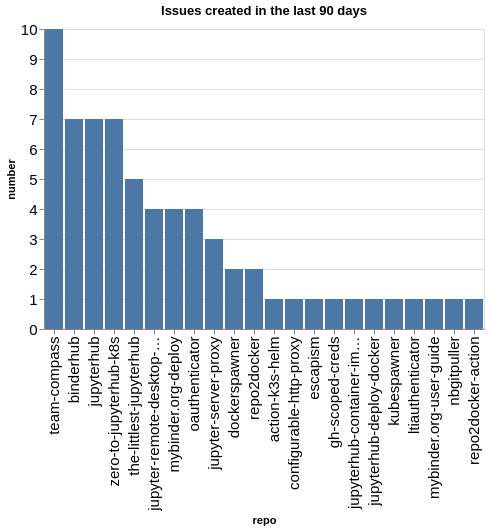

Notebook code for this chart:
### Code cell
created_counts = created.groupby(['org', 'repo']).count()['number'].reset_index()
created_counts['org/repo'] = created_counts.apply(lambda a: a['org'] + '/' + a['repo'], axis=1)
sorted_vals = created_counts.sort_values(['org', 'number'], ascending=False)['repo'].values
alt.Chart(data=created_counts, title=f"Issues created in the last {n_days} days").mark_bar().encode(
    x=alt.X('repo', sort=alt.Sort(sorted_vals.tolist())),
    y='number',
)

### Figure 1 — Vega-Lite specification as saved in the notebook (floating-point values rounded to 4 significant figures)
{"config": {"axisLeft": {"labelFontSize": 15}, "axisBottom": {"labelFontSize": 15}}, "data": {"name": "data-51ec40f579ec6346c6032c7db7e9a74d"}, "mark": {"type": "bar"}, "encoding": {"x": {"field": "repo", "sort": ["team-compass", "binderhub", "jupyterhub", "zero-to-jupyterhub-k8s", "the-littlest-jupyterhub", "jupyter-remote-desktop-proxy", "mybinder.org-deploy", "oauthenticator", "jupyter-server-proxy", "dockerspawner", "repo2docker", "action-k3s-helm", "configurable-http-proxy", "escapism", "gh-scoped-creds", "jupyterhub-container-images", "jupyterhub-deploy-docker", "kubespawner", "ltiauthenticator", "mybinder.org-user-guide", "nbgitpuller", "repo2docker-action"], "type": "nominal"}, "y": {"field": "number", "type": "quantitative"}}, "title": "Issues created in the last 90 days", "$schema": "https://vega.github.io/schema/vega-lite/v5.20.1.json", "datasets": {"data-51ec40f579ec6346c6032c7db7e9a74d": [{"org": "jupyterhub", "repo": "action-k3s-helm", "number": 1, "org/repo": "jupyterhub/action-k3s-helm"}, {"org": "jupyterhub", "repo": "binderhub", "number": 7, "org/repo": "jupyterhub/binderhub"}, {"org": "jupyterhub", "repo": "configurable-http-proxy", "number": 1, "org/repo": "jupyterhub/configurable-http-proxy"}, {"org": "jupyterhub", "repo": "dockerspawner", "number": 2, "org/repo": "jupyterhub/dockerspawner"}, {"org": "jupyterhub", "repo": "escapism", "number": 1, "org/repo": "jupyterhub/escapism"}, {"org": "jupyterhub", "repo": "gh-scoped-creds", "number": 1, "org/repo": "jupyterhub/gh-scoped-creds"}, {"org": "jupyterhub", "repo": "jupyter-remote-desktop-proxy", "number": 4, "org/repo": "jupyterhub/jupyter-remote-desktop-proxy"}, {"org": "jupyterhub", "repo": "jupyter-server-proxy", "number": 3, "org/repo": "jupyterhub/jupyter-server-proxy"}, {"org": "jupyterhub", "repo": "jupyterhub", "number": 7, "org/repo": "jupyterhub/jupyterhub"}, {"org": "jupyterhub", "repo": "jupyterhub-container-images", "number": 1, "org/repo": "jupyterhub/jupyterhub-container-images"}, {"org": "jupyterhub", "repo": "jupyterhub-deploy-docker", "number": 1, "org/repo": "jupyterhub/jupyterhub-deploy-docker"}, {"org": "jupyterhub", "repo": "kubespawner", "number": 1, "org/repo": "jupyterhub/kubespawner"}, {"org": "jupyterhub", "repo": "ltiauthenticator", "number": 1, "org/repo": "jupyterhub/ltiauthenticator"}, {"org": "jupyterhub", "repo": "mybinder.org-deploy", "number": 4, "org/repo": "jupyterhub/mybinder.org-deploy"}, {"org": "jupyterhub", "repo": "mybinder.org-user-guide", "number": 1, "org/repo": "jupyterhub/mybinder.org-user-guide"}, {"org": "jupyterhub", "repo": "nbgitpuller", "number": 1, "org/repo": "jupyterhub/nbgitpuller"}, {"org": "jupyterhub", "repo": "oauthenticator", "number": 4, "org/repo": "jupyterhub/oauthenticator"}, {"org": "jupyterhub", "repo": "repo2docker", "number": 2, "org/repo": "jupyterhub/repo2docker"}, {"org": "jupyterhub", "repo": "repo2docker-action", "number": 1, "org/repo": "jupyterhub/repo2docker-action"}, {"org": "jupyterhub", "repo": "team-compass", "number": 10, "org/repo": "jupyterhub/team-compass"}, {"org": "jupyterhub", "repo": "the-littlest-jupyterhub", "number": 5, "org/repo": "jupyterhub/the-littlest-jupyterhub"}, {"org": "jupyterhub", "repo": "zero-to-jupyterhub-k8s", "number": 7, "org/repo": "jupyterhub/zero-to-jupyterhub-k8s"}]}}
